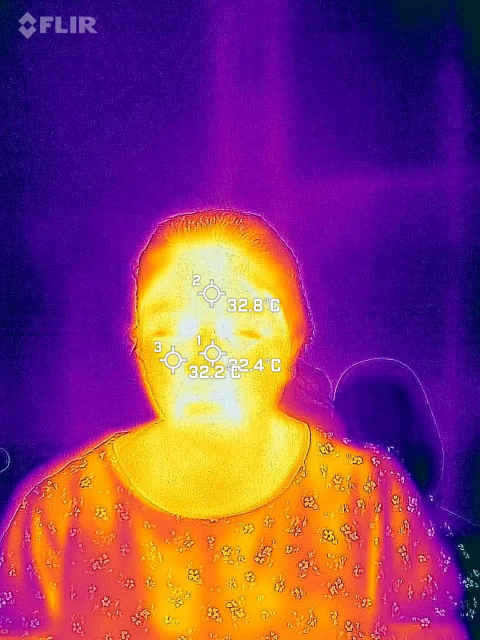
#> input picture img1.jpeg, 960 x 1280 px (shown at 1/2 size)
$ python main.py
#> lines starting #> are read from the running program, lines starting #| are printed output that depends on the picture
from PIL import Image

im = Image.open("img1.jpeg")
#> im is the input picture: PIL image 960x1280 RGB; mean R, G, B 131.4, 58.6, 108.9
print(im.size)
#| (960, 1280)

# [20 lines of commented-out code are left out]
xcenter = im.width/2
#> xcenter = 480
ycenter = im.height/2
#> ycenter = 640
kfactor = 200
x1 = xcenter - kfactor
#> x1 = 280
y1 = ycenter - kfactor
#> y1 = 440
x2 = xcenter + kfactor
#> x2 = 680
y2 = ycenter + kfactor
#> y2 = 840
cropped = im.crop((x1, y1, x2, y2))
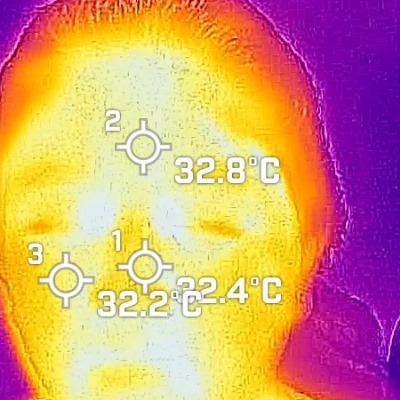
#> cropped: PIL image 400x400 RGB; mean R, G, B 213, 154.8, 116.5
cropped.show()

$ run again, with q2.jpeg copied over img1.jpeg
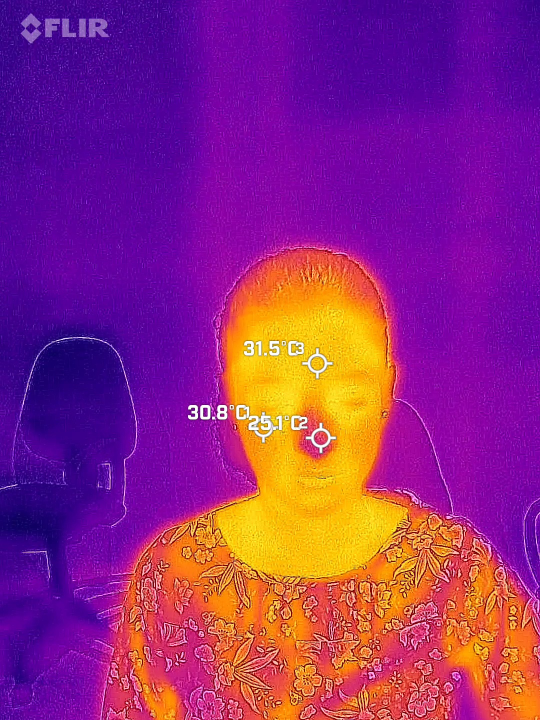
#> input picture q2.jpeg, 1080 x 1440 px (shown at 1/2 size)
#> im is the input picture: PIL image 1080x1440 RGB; mean R, G, B 143.1, 42, 125.4
#| (1080, 1440)
#> `cropped = im.crop((x1, y1, x2, y2))`:
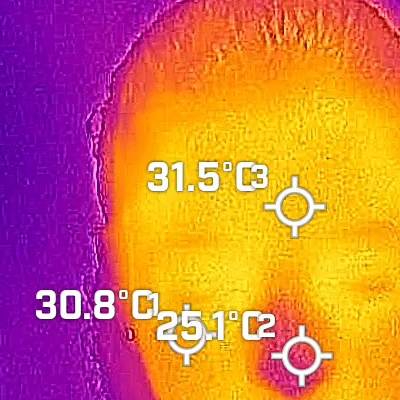
#> cropped: PIL image 400x400 RGB; mean R, G, B 210.4, 116.2, 75.8
